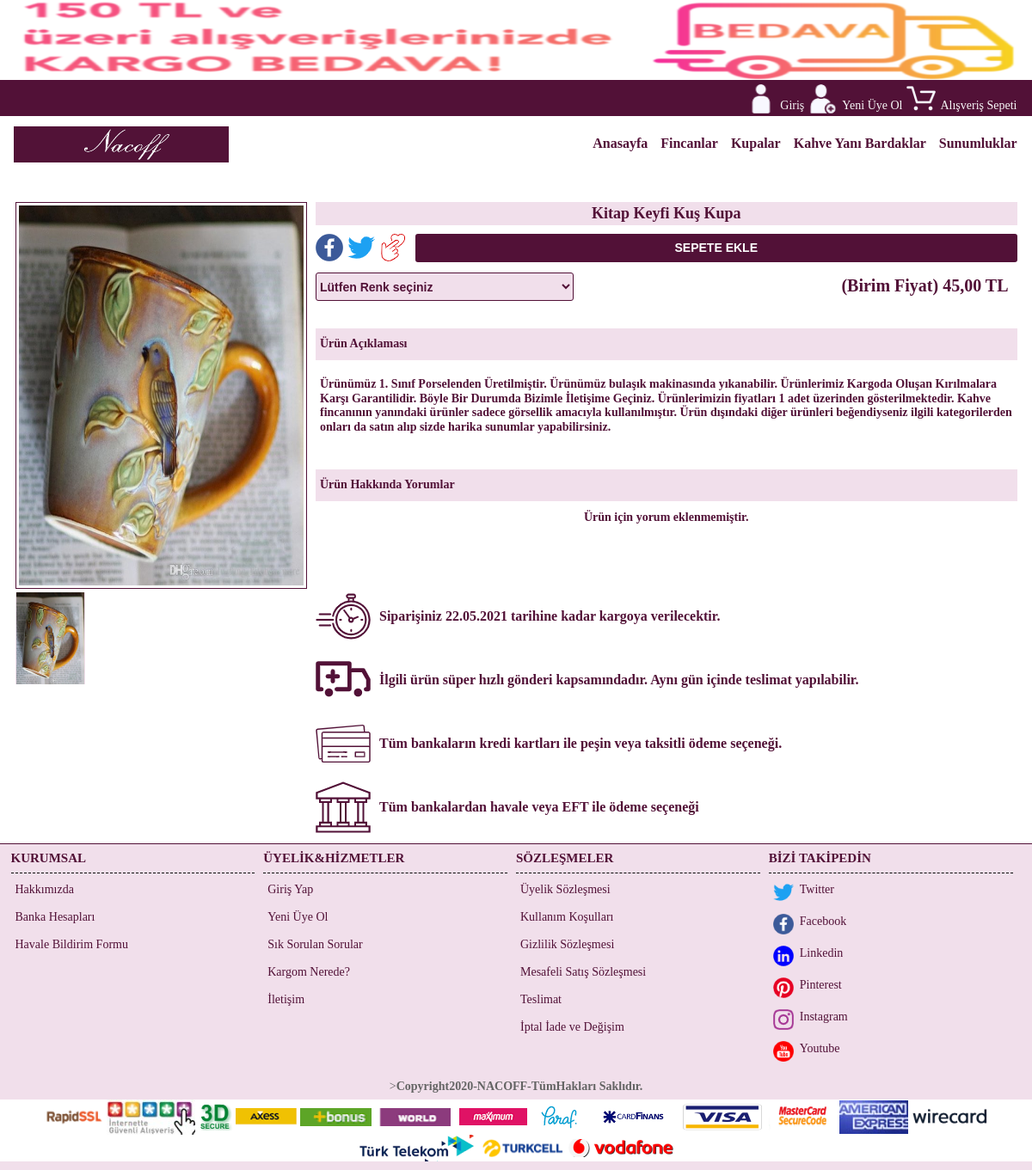
Screenshot of /index.php?sk=83&ID=3 with the database file from the repository.
### tables this page shows
CREATE TABLE `urunler` (
  `id` int(11) NOT NULL,
  `MenuId` int(11) NOT NULL,
  `UrunAdi` varchar(250) NOT NULL,
  `UrunFiyati` double NOT NULL,
  `ParaBirimi` varchar(250) NOT NULL,
  `UrunAciklamasi` text NOT NULL,
  `UrunResmiBir` varchar(250) NOT NULL,
  `UrunResmiIki` varchar(250) NOT NULL,
  `UrunResmiUc` varchar(250) NOT NULL,
  `UrunResmi4` varchar(250) NOT NULL,
  `Durumu` tinyint(1) NOT NULL,
  `ToplamSatisSayisi` int(10) NOT NULL,
  `ToplamSatisTutari` double NOT NULL,
  `GoruntulenmeSayisi` int(10) NOT NULL,
  `VaryantBasligi` varchar(50) NOT NULL,
  `KDVOrani` int(2) NOT NULL,
  `YorumSayisi` tinyint(1) NOT NULL,
  `ToplamYorumPuani` int(110) NOT NULL,
  `UrunTuru` varchar(100) NOT NULL,
  `KargoUcreti` double NOT NULL
);

CREATE TABLE `ayarlar` (
  `id` tinyint(1) NOT NULL,
  `SiteAdi` varchar(50) NOT NULL,
  `SiteTitle` varchar(60) NOT NULL,
  `SiteLinki` varchar(255) NOT NULL,
  `SiteDescription` text NOT NULL,
  `SiteKeywords` varchar(250) NOT NULL,
  `SiteCopyRightMetni` varchar(250) NOT NULL,
  `SiteLogo` varchar(50) NOT NULL,
  `SiteMail` varchar(50) NOT NULL,
  `SiteMailSifre` varchar(50) NOT NULL,
  `SiteHostAdresi` varchar(250) NOT NULL,
  `sosyal_link_face` varchar(200) NOT NULL,
  `sosyal_link_twit` varchar(200) NOT NULL,
  `sosyal_link_linked` varchar(200) NOT NULL,
  `sosyal_link_ins` varchar(200) NOT NULL,
  `sosyal_link_pint` varchar(200) NOT NULL,
  `sosyal_link_you` varchar(200) NOT NULL,
  `UsdKuru` double NOT NULL,
  `EuroKuru` double NOT NULL,
  `UcretsizKargoBaraji` double NOT NULL,
  `ClientID` varchar(100) NOT NULL,
  `StoreKey` varchar(100) NOT NULL,
  `ApiKullanicisi` varchar(100) NOT NULL,
  `ApiSifresi` varchar(100) NOT NULL
);

### index.php (the view, shortened to what the rows shown need)
<?php
  require_once("ayarlar/ayarlar.php");
  require_once("ayarlar/fonksiyonlar.php");
  if (isset($_REQUEST["sk"])) {
    $sayfakoduDegeri=sayiliIcerikleriFiltrele($_REQUEST["sk"]);
  }else{
    $sayfakoduDegeri=0;
  }
?>
<!DOCTYPE html>
<html lang="tr-TR">
<head>
	<link rel="stylesheet" type="text/css" href="ayarlar/style.css">
  <link rel="stylesheet" href="https://stackpath.bootstrapcdn.com/font-awesome/4.7.0/css/font-awesome.min.css">
</head>
<body>
  <div id="TumSayfaAlani">
<main>
               <?php
                 if((!$sayfakoduDegeri) or ($sayfakoduDegeri=="") or ($sayfakoduDegeri==0)){
                    include($sayfa[0]);
                 }else{
                     include($sayfa[$sayfakoduDegeri]);
                 }
                ?>
</main>
<footer>
  <div id="footerAltMetniAlani">
    <div id="footerAltMetniSinirlamaAlani">
      ><?php echo "<b>".DonusumleriGeriDondur($copyMetni)."</b>"; ?>
    </div>
  </div>
</footer>
</div>
</body>
</html>

### urundetay.php (shortened to what the rows shown need)
<?php
  if (isset($_GET["ID"])) {
  $gelenUrunId=sayiliIcerikleriFiltrele(guvenlik($_GET["ID"]));
  $UrunSorgusu=$baglan->prepare("SELECT * FROM urunler WHERE id=? AND Durumu=? LIMIT 1");
  $UrunSorgusu->execute([$gelenUrunId,1]);
  $urunSayisi=$UrunSorgusu->rowCount();
  $UrunSorgusuKaydi=$UrunSorgusu->fetch(PDO::FETCH_ASSOC);
  if ($urunSayisi>0) {
    $UrunTuru=$UrunSorgusuKaydi["UrunTuru"];
    if ($UrunTuru=="fincan") {
      $resimKlasoru="fincan";
    }elseif($UrunTuru=="kupa"){
      $resimKlasoru="kupa";
    }elseif($UrunTuru=="kahveyanibardak"){
      $resimKlasoru="kahveyanibardak";
    }elseif($UrunTuru=="sunumluk"){
      $resimKlasoru="sunumluk";
    }
    $urununFiyati=DonusumleriGeriDondur($UrunSorgusuKaydi["UrunFiyati"]);
    $urununBirimi=DonusumleriGeriDondur($UrunSorgusuKaydi["ParaBirimi"]);
    if ($urununBirimi=="USD") {
          $urunFiyatiTLCinsinden=$urununFiyati*$dolarKuru;
    }elseif ($urununBirimi=="EUR") {
          $urunFiyatiTLCinsinden=$urununFiyati*$EuroKuru;
    }else{
          $urunFiyatiTLCinsinden=$urununFiyati;
    }
?>
<div id="TamSayfaAlani">
  <div id="TamSayfaSinirlamaAlani">
    <div id="TamSayfaUrunDetayAlani">
      <div id="UrunDetayResimlerAlani">
        <div id="UrunDetayBuyukResimAlani">
          <div id="UrunDetayBuyukResimCercevesi">
            <img id="buyukResim" src="img/urunler/<?php echo $resimKlasoru;?>/<?php echo $UrunSorgusuKaydi["UrunResmiBir"]; ?>"  border="0">
          </div>
        </div>
        <div id="UrunDetayKucukResimlerAlani">
          <div id="UrunDetayKucukResimlerDengelemeAlani">
            <div class="UrunDetayKucukResimSinirlamaAlani">
              <div class="UrunDetayKucukResimCercevesi">
                  <img src="img/urunler/<?php echo $resimKlasoru;?>/<?php echo $UrunSorgusuKaydi["UrunResmiBir"]; ?>"  border="0" onClick="$.UrunDetayResmiDegistir('<?php echo $resimKlasoru; ?>', '<?php echo $UrunSorgusuKaydi["UrunResmiBir"]; ?>');">
              </div>
            </div>
       </div>
      </div>
    </div>
    <div id="UrunDetayIslemlerAlani">
      <div id="UrunBaslikAlani"><?php echo $UrunSorgusuKaydi["UrunAdi"]; ?></div>
      <form action="index.php?sk=90&ID=<?php echo $UrunSorgusuKaydi["id"]; ?>" method="post">
        <div id="UrunDetayPaylasFavoriEkleVeSepeteEkleAlani">
           <div id="UrunDetayFacedePaylasAlani">
             <a href="<?php echo DonusumleriGeriDondur($face); ?>" target="_blank"><img src="img/facebook.png"></a>
           </div>
           <div id="UrunDetayTwitterPaylasAlani">
             <a href="<?php echo DonusumleriGeriDondur($twit); ?>" target="_blank"><img src="img/twitter.png"></a>
           </div>
           <div id="UrunDetayFavoriyeEkleAlani">
              <?php
               if (isset($_SESSION["Kullanici"])){
              ?>
              <a href="index.php?sk=86&ID=<?php echo $UrunSorgusuKaydi["id"]; ?>"><img src="img/favori.png" border="0"></a>
              <?php }else{ ?>
              <a href="index.php?sk=31"><img src="img/favori.png" border="0"></a>
              <?php } ?>
           </div>
           <div id="UrunDetaySepeteEkleAlani">
             <input type="submit" value="SEPETE EKLE" id="UrunDetaySepeteEkleMetni">
           </div>
        </div>
        <div id="UrunDetayVaryantVeFiyatAlani">
           <div id="UrunDetayVaryantAlani">
             <select name="Varyant" class="FormSelectAlani">
                <option value=""> Lütfen <?php echo $UrunSorgusuKaydi["VaryantBasligi"]; ?> seçiniz </option>
              </select>
           </div>
           <div id="UrunDetayFiyatAlani">
             <div id="UrunDetayFiyatMetni">(Birim Fiyat)
             <?php echo fiyatBicimlendir($urunFiyatiTLCinsinden); ?> TL
             </div>
           </div>
        </div>
    </form>
    <div id="UrunDetayUrununAciklamaAlani">
      <div id="UrunDetayUrununAciklamaBaslikMetni">Ürün Açıklaması</div>
      <div id="UrunDetayUrununAciklamaIcerikMetni"><?php echo DonusumleriGeriDondur($UrunSorgusuKaydi["UrunAciklamasi"]); ?></div>
    </div>
    <div id="UrunDetayUrununAciklamaAlani">
      <div id="UrunDetayUrununAciklamaBaslikMetni">Ürün Hakkında Yorumlar </div>
      <?php
          $yorum_sorgusu=$baglan->prepare("SELECT * FROM yorumlar WHERE UrunId= ? ORDER BY YorumTarihi DESC");
          $yorum_sorgusu->execute([DonusumleriGeriDondur($UrunSorgusuKaydi["id"])]);
          $yorum_sayisi=$yorum_sorgusu->rowCount();
          $yorum_kayit=$yorum_sorgusu->fetchAll(PDO::FETCH_ASSOC);
          if ($yorum_sayisi>0) {
            foreach ($yorum_kayit as $key => $satir) {
            $yorumPuani=DonusumleriGeriDondur($satir["Puan"]);
            if ($yorumPuani==1) {
                             $yorumPuanResmi="yorumyildiz1.jpg";
            }elseif ($yorumPuani==2) {
                            $yorumPuanResmi="yorumyildiz2.jpg";
            }elseif ($yorumPuani==3) {
                             $yorumPuanResmi="yorumyildiz3.jpg";
            }elseif ($yorumPuani==4) {
                             $yorumPuanResmi="yorumyildiz4.jpg";
            }elseif ($yorumPuani==5) {
                             $yorumPuanResmi="yorumyildiz5.jpg";
            }
            $yorum_yapanUyeSorgusu=$baglan->prepare("SELECT * FROM uyeler WHERE id= ? LIMIT 1");
            $yorum_yapanUyeSorgusu->execute([DonusumleriGeriDondur($satir["UyeId"])]);
            $yorum_yapankişi_sayisi=$yorum_yapanUyeSorgusu->rowCount();
            $yorum_yapankisi_kaydi=$yorum_yapanUyeSorgusu->fetch(PDO::FETCH_ASSOC);
      ?>
      <div class="UrunDetayYorumAlani">
          <div class="YorumDetaylari"> <?php echo DonusumleriGeriDondur($satir["YorumMetni"]); ?> </div>
          <div class="UrunDetayYorumSahibiVeTarihi">
              <?php echo DonusumleriGeriDondur($yorum_yapankisi_kaydi["IsimSoyisim"]); ?>
              <?php echo tarihBul(DonusumleriGeriDondur($satir["YorumTarihi"])); ?>
          </div>
          <div class="HesabimYorumYapResimAlani"><img src="img/<?php echo $yorumPuanResmi; ?>" border="0"></div>
      </div>
      <?php
          }
          }else{
      ?>
      <div class="BilgiAciklamaAlani">Ürün için yorum eklenmemiştir.</div>
      <?php
          }
      ?>
    </div>
    <div class="UrunDetayKargoBilgiAlani">
       <div class="UrunDetayKargoBilgiResimAlani"><img src="img/zaman.png" border="0"></div>
       <div class="UrunDetayKargoBilgiMetinAlani">
         Siparişiniz <?php echo UcGunIleriTarihBul(); ?> tarihine kadar kargoya verilecektir.
       </div>
     </div>
     <div class="UrunDetayHizliBilgiAlani">
       <div class="UrunDetayHizliBilgiResimAlani"><img src="img/hızlısevkiyat.png" border="0"></div>
       <div class="UrunDetayHizliMetinAlani">
         İlgili ürün süper hızlı gönderi kapsamındadır. Aynı gün içinde teslimat yapılabilir.
       </div>
     </div>
     <div class="UrunDetayKrediBilgiAlani">
       <div class="UrunDetayKrediBilgiResimAlani"><img src="img/urundetaykredi.png" border="0"></div>
       <div class="UrunDetayKrediBilgiMetinAlani">
         Tüm bankaların kredi kartları ile peşin veya taksitli ödeme seçeneği.
       </div>
     </div>
     <div class="UrunBankaDetayBilgiAlani">
       <div class="UrunDetayBankaBilgiResimAlani"><img src="img/urundetaybank.png" border="0"></div>
       <div class="UrunDetayBankaBilgiMetinAlani">
         Tüm bankalardan havale veya EFT ile ödeme seçeneği
       </div>
     </div>
    </div>
    </div>
  </div>
</div>
<?php
    }else{
    header("Location:index.php");
    exit();
    }
 }else{
   header("Location:index.php");
   exit();
 }
?>

### rows the page displays
urunler: UrunTuru+UrunResmiBir (picture), UrunAdi "Kitap Keyfi Kuş Kupa", UrunFiyati "45,00", UrunAciklamasi "Ürünümüz 1. Sınıf Porselenden Üretilmiştir. Ürünümüz bulaşık makinasında yıkanabilir. Ürünlerimiz Kargoda Oluşan Kırılmalara Karşı Garantilidir. Böyle Bir Durumda Bizimle İletişime Geçiniz. Ürünlerimizin fiyatları 1 adet üzerinden gösterilmektedir. Kahve fincanının yanındaki ürünler sadece görsellik amacıyla kullanılmıştır. Ürün dışındaki diğer ürünleri beğendiyseniz ilgili kategorilerden onları da satın alıp sizde harika sunumlar yapabilirsiniz."
ayarlar: SiteCopyRightMetni "Copyright2020-NACOFF-TümHakları Saklıdır."

### other values shown
UcGunIleriTarihBul() "22.05.2021"
